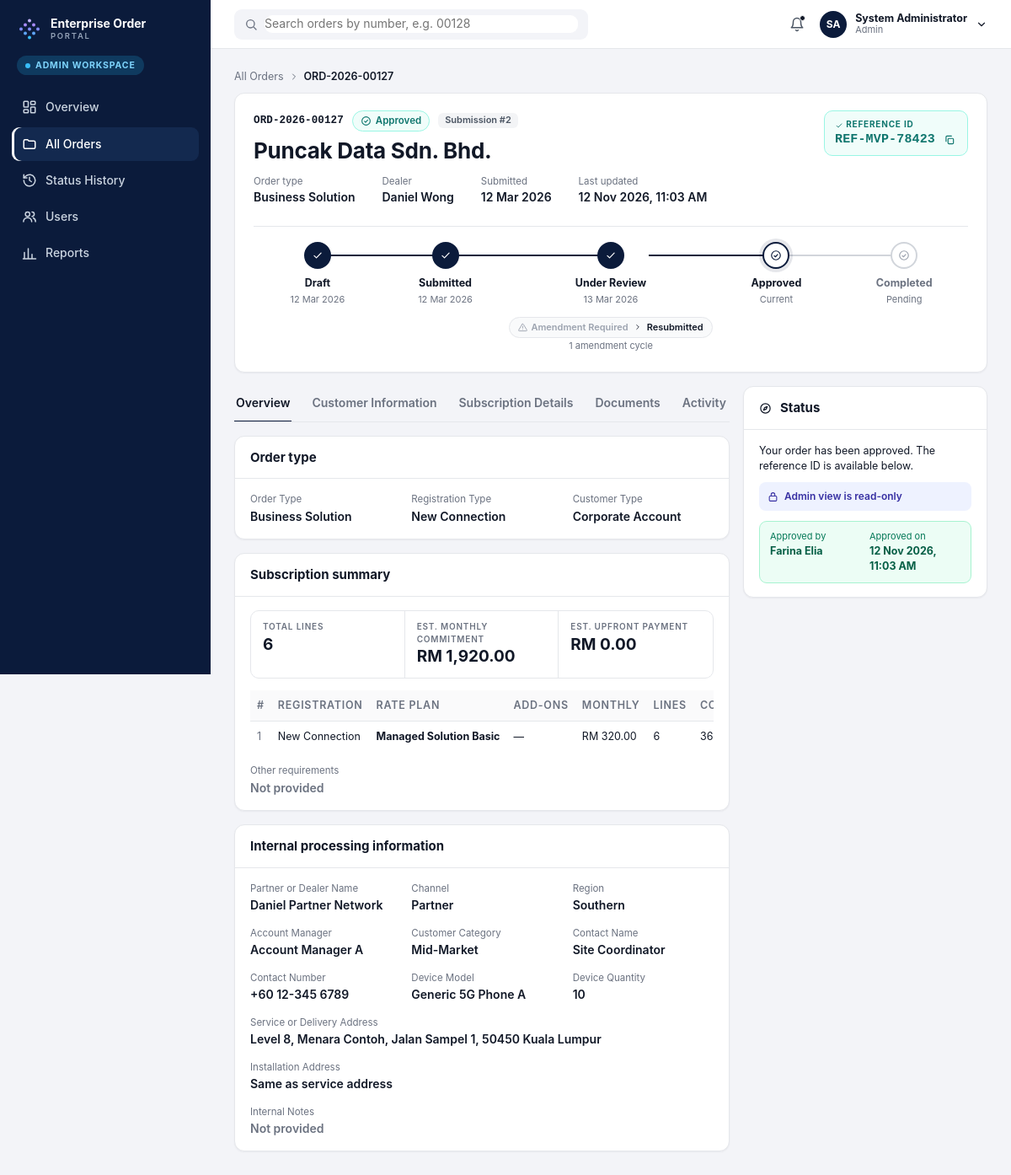
/admin/orders/ORD-2026-00127 (signed in), run on the app's committed database.
### tables this page shows
CREATE TABLE users (
    id      INTEGER PRIMARY KEY AUTOINCREMENT,
    name    TEXT NOT NULL,
    short_name TEXT NOT NULL,          -- how we greet them: 'Syufaiq'
    email   TEXT NOT NULL UNIQUE,
    role    TEXT NOT NULL,            -- 'dealer', 'processor' or 'admin'
    team    TEXT,
    region  TEXT,
    status  TEXT DEFAULT 'Active',
    last_active TEXT
);

CREATE TABLE orders (
    id                  INTEGER PRIMARY KEY AUTOINCREMENT,
    order_number        TEXT NOT NULL UNIQUE,      -- e.g. ORD-2026-00128
    dealer_id           INTEGER NOT NULL REFERENCES users(id),
    status              TEXT NOT NULL,
    order_type          TEXT,                      -- e.g. Mobile & Broadband (empty in a new draft)
    registration_type   TEXT,                      -- e.g. New Connection
    customer_type       TEXT DEFAULT 'Corporate Account',  -- or Corporate Individual
    created_at          TEXT NOT NULL,             -- 'YYYY-MM-DD HH:MM'
    updated_at          TEXT NOT NULL,
    submitted_at        TEXT,
    reference_id        TEXT,
    submissions         INTEGER NOT NULL DEFAULT 0,
    amendment_cycles    INTEGER NOT NULL DEFAULT 0,
    other_requirements  TEXT,

    -- Customer information
    company_name        TEXT,                      -- empty until step 2 is filled in
    brn                 TEXT,                      -- new business registration no.
    old_brn             TEXT,
    tin                 TEXT,                      -- tax identification no.
    sst_no              TEXT,
    existing_account_no TEXT,
    address             TEXT,
    city                TEXT,
    postcode            TEXT,
    contact_name        TEXT,
    contact_id_no       TEXT,
    contact_designation TEXT,
    contact_phone       TEXT,
    contact_email       TEXT,

    -- Internal processing information
    partner_name        TEXT,
    channel             TEXT,
    region              TEXT,
    account_manager     TEXT,
    customer_category   TEXT,
    site_contact_name   TEXT,
    site_contact_number TEXT,
    device_model        TEXT,
    device_quantity     INTEGER,
    service_address     TEXT,
    installation_address TEXT,
    internal_notes      TEXT,

    -- Amendment (only filled when a Processor returns the order)
    amendment_category  TEXT,
    amendment_reason    TEXT,
    amendment_sections  TEXT,                      -- comma separated
    amendment_by        TEXT,
    amendment_at        TEXT,
    amendment_due       TEXT,

    -- Approval / completion
    approved_by         TEXT,
    approved_at         TEXT,
    completed_by        TEXT,
    completed_at        TEXT
);

CREATE TABLE order_events (
    id        INTEGER PRIMARY KEY AUTOINCREMENT,
    order_id  INTEGER NOT NULL REFERENCES orders(id),
    title     TEXT NOT NULL,                       -- e.g. 'Order submitted'
    status    TEXT,                                -- status after the event
    actor     TEXT NOT NULL,
    actor_role TEXT NOT NULL,
    note      TEXT,
    category  TEXT,                                -- used by amendment events
    ts        TEXT NOT NULL
);

CREATE TABLE order_lines (
    id                INTEGER PRIMARY KEY AUTOINCREMENT,
    order_id          INTEGER NOT NULL REFERENCES orders(id),
    position          INTEGER NOT NULL,
    registration_type TEXT NOT NULL,
    rate_plan         TEXT NOT NULL,
    addons            TEXT,                        -- comma separated
    services          TEXT,                        -- comma separated
    monthly           REAL NOT NULL,               -- RM per line per month
    num_lines         INTEGER NOT NULL,
    contract_months   INTEGER NOT NULL,
    device_model      TEXT,
    device_qty        INTEGER DEFAULT 0,
    device_price      REAL DEFAULT 0,
    upfront           REAL DEFAULT 0,
    deposit           REAL DEFAULT 0,
    billing_type      TEXT DEFAULT 'E-Bill Itemised',
    fixed_ip          INTEGER DEFAULT 0,
    notes             TEXT
);

### portal/staff.py (the view)
@admin.route("/orders/<order_number>")
@login_required("admin")
def order_detail(order_number):
    order = _order_or_404(order_number)
    ctx = _detail_context(order, "admin.order_detail", can_act=False)
    ctx.update(active="all")
    return render_template("staff/order_detail.html", **ctx)

### portal/templates/staff/order_detail.html (shortened to what this page needs)
{% extends "base.html" %}
{% from "_macros.html" import icon, status_pill %}
{% block content %}
{% set home = 'processor.queue' if current_user.role == 'processor' else 'admin.all_orders' %}
<nav class="breadcrumb">
  <a href="{{ url_for(home) }}">{{ 'Work Queue' if current_user.role == 'processor' else 'All Orders' }}</a>
  {{ icon('chevron-right', 12) }} <b>{{ order.order_number }}</b>
</nav>
<section class="card order-head">
  <div class="order-head-top">
    <div>
      <div class="order-id">
        <span class="mono">{{ order.order_number }}</span>{{ status_pill(order.status) }}
        {% if order.submissions > 1 %}<span class="tag-grey">Submission #{{ order.submissions }}</span>{% endif %}
      </div>
      <h1>{{ order.company_name or 'Untitled' }}</h1>
      <dl class="meta">
        <div><dt>Order type</dt><dd>{{ order.order_type or '—' }}</dd></div>
        <div><dt>Dealer</dt><dd>{{ order.dealer_name }}</dd></div>
        <div><dt>Submitted</dt><dd>{{ order.submitted_at|date }}</dd></div>
        <div><dt>Last updated</dt><dd>{{ order.updated_at|dt }}</dd></div>
      </dl>
    </div>
    <div class="order-head-right">
      {% if order.reference_id %}
      <div class="ref-box has-ref"><small>{{ icon('check', 10) }} REFERENCE ID</small>
        <div class="ref-line"><span class="mono">{{ order.reference_id }}</span>
          <button type="button" class="icon-btn" data-copy="{{ order.reference_id }}" title="Copy">{{ icon('copy', 14) }}</button></div></div>
      {% else %}<div class="ref-box"><small>REFERENCE ID</small><div class="muted small">Issued on approval</div></div>{% endif %}
    </div>
  </div>
  {% include "dealer/_progress.html" %}
</section>
{% set tabs = [('overview', 'Overview'), ('customer', 'Customer Information'), ('subscription', 'Subscription Details'),
               ('documents', 'Documents'), ('activity', 'Activity History')] %}
<div class="detail-grid">
  <div class="detail-main">
    <div class="tabs">
      {% for key, label in tabs %}
      <a class="tab {{ 'active' if tab == key }}" href="{{ url_for(detail_endpoint, order_number=order.order_number, tab=key) }}">{{ label }}
        {% if key == 'activity' %}<span class="tab-count">{{ b.events|length }}</span>{% endif %}</a>
      {% endfor %}
    </div>
    {% if tab == 'overview' %}
      <section class="card"><div class="card-head"><h2>Order type</h2></div>
        <div class="card-body fields-3">
          <div><dt>Order Type</dt><dd>{{ order.order_type or '—' }}</dd></div>
          <div><dt>Registration Type</dt><dd>{{ order.registration_type or '—' }}</dd></div>
          <div><dt>Customer Type</dt><dd>{{ order.customer_type or '—' }}</dd></div>
        </div></section>
      {% include "dealer/_subscription.html" %}
      {% include "dealer/_internal.html" %}
    {% elif tab == 'customer' %}{% include "dealer/_customer.html" %}
    {% elif tab == 'subscription' %}{% include "dealer/_subscription.html" %}
    {% elif tab == 'documents' %}{% include "dealer/_documents.html" %}
    {% else %}{% include "dealer/_activity.html" %}{% endif %}
  </div>
  <aside class="detail-side">
    <section class="card">
      <div class="card-head side-head">{{ icon('compass', 15) }} <h2>{{ 'Review actions' if can_act else 'Status' }}</h2></div>
      <div class="card-body">
        <p class="small">{{ C.WHAT_HAPPENS_NEXT[order.status] if not can_act else {
          'Submitted': 'Start the review to take ownership of this order.',
          'Under Review': 'Check the details and documents, then approve or return the order.',
          'Amendment Required': 'The dealer must correct the order and resubmit it.',
          'Approved': 'Approved. Mark it completed once activation is confirmed.',
          'Completed': 'This order is finished. No further action.'}[order.status] }}</p>
        {% if not can_act %}<div class="info-chip">{{ icon('lock', 13) }} Admin view is read-only</div>{% endif %}
        {% if order.approved_by %}
        <div class="success-box two">
          <div><small>Approved by</small><b>{{ order.approved_by }}</b></div>
          <div><small>Approved on</small><b>{{ order.approved_at|dt }}</b></div>
        </div>{% endif %}
      </div>
    </section>
  </aside>
</div>
{% endblock %}

### portal/templates/base.html (shortened to what this page needs)
<!doctype html>
{% from "_macros.html" import icon, logo %}
<html lang="en">
<head>
  <link rel="stylesheet" href="{{ url_for('static', filename='css/app.css') }}">
</head>
<body>
{% block body %}
<div class="app">
  <aside class="sidebar">
    <a class="brand" href="{{ url_for('auth.index') }}">
      {{ logo(30) }}
      <span class="brand-text"><b>Enterprise Order</b><small>PORTAL</small></span>
    </a>
    <div class="workspace-badge"><span class="dot"></span>{{ workspace_label }}</div>
    <nav class="nav">
      {% for key, label, icon_name, url, badge in nav_items %}
      <a class="nav-item {% if key == active %}active{% endif %}" href="{{ url }}">
        {{ icon(icon_name, 18) }}<span>{{ label }}</span>
      </a>
      {% endfor %}
    </nav>
  </aside>
  <div class="main">
    <header class="topbar">
      {% if current_user.role == 'dealer' %}
      <form class="search" action="{{ url_for('dealer.search') }}" method="get" role="search">
        {{ icon('search', 16) }}
        <input type="search" name="q" placeholder="Search my orders by number, e.g. 00128" aria-label="Search orders">
      </form>
      {% else %}
      <div class="search">
        {{ icon('search', 16) }}
        <input type="search" placeholder="Search orders by number, e.g. 00128" disabled aria-label="Search orders">
      </div>
      {% endif %}
      <div class="topbar-right">
        <span class="bell">{{ icon('bell', 18) }}<i class="bell-dot"></i></span>
        <details class="user-menu">
          <summary>
            <span class="avatar">{{ current_user.name|initials }}</span>
            <span class="user-text"><b>{{ current_user.name }}</b><small>{{ current_user.role|capitalize }}</small></span>
            {{ icon('chevron-down', 14) }}
          </summary>
        </details>
      </div>
    </header>
    <main class="content">
      {% block content %}{% endblock %}
    </main>
  </div>
</div>
{% endblock %}
</body>
</html>

### portal/templates/_macros.html (shortened to what this page needs)
{% macro icon(name, size=16) -%}
<svg class="icon" width="{{ size }}" height="{{ size }}" viewBox="0 0 24 24" fill="none" stroke="currentColor" stroke-width="2" stroke-linecap="round" stroke-linejoin="round" aria-hidden="true">{{ paths.get(name, '')|safe }}</svg>
{%- endmacro %}
{% macro status_pill(status) -%}
<span class="pill pill-{{ status|slug }}">{{ icon(status_icon_name(status)|trim, 13) }}{{ status }}</span>
{%- endmacro %}
{% macro logo(size=28) -%}
<svg width="{{ size }}" height="{{ size }}" viewBox="0 0 24 24" aria-hidden="true">
  <circle cx="12" cy="3.5" r="1.6" fill="#c4b5fd"/>
  <circle cx="8" cy="7.5" r="1.6" fill="#a78bfa"/><circle cx="16" cy="7.5" r="1.6" fill="#a78bfa"/>
  <circle cx="4" cy="11.5" r="1.6" fill="#818cf8"/><circle cx="12" cy="11.5" r="1.6" fill="#818cf8"/><circle cx="20" cy="11.5" r="1.6" fill="#818cf8"/>
  <circle cx="8" cy="15.5" r="1.6" fill="#60a5fa"/><circle cx="16" cy="15.5" r="1.6" fill="#60a5fa"/>
  <circle cx="12" cy="19.5" r="1.6" fill="#38bdf8"/>
</svg>
{%- endmacro %}

### portal/templates/dealer/_progress.html
{% from "_macros.html" import icon %}
  {% set step_icons = {'Draft': 'pencil', 'Submitted': 'send', 'Under Review': 'scan', 'Approved': 'check-circle', 'Completed': 'check-circle'} %}
  <ol class="stepper">
    {% for s in b.steps %}
    <li class="step step-{{ s.state }}">
      <span class="step-dot">
        {% if s.state == 'done' %}{{ icon('check', 14) }}{% else %}{{ icon(step_icons[s.name], 14) }}{% endif %}
      </span>
      <b>{{ s.name }}</b>
      <small>
        {% if s.state == 'done' and s.date %}{{ s.date|date }}
        {% elif s.state == 'current' %}Current
        {% else %}Pending{% endif %}
      </small>
      {% if s.name == 'Under Review' and order.amendment_cycles > 0 %}
        <span class="step-sub {{ 'open' if order.status == 'Amendment Required' else 'closed' }}">
          <span class="a">{{ icon('alert', 11) }} Amendment Required</span>
          {{ icon('chevron-right', 10) }}
          <span class="b">Resubmitted</span>
        </span>
        <small class="step-sub-note">
          {% if order.status == 'Amendment Required' %}Awaiting Dealer correction
          {% else %}{{ order.amendment_cycles }} amendment cycle{{ 's' if order.amendment_cycles != 1 }}{% endif %}
        </small>
      {% endif %}
    </li>
    {% endfor %}
  </ol>

### portal/templates/dealer/_subscription.html (shortened to what this page needs)
{% from "_macros.html" import icon %}
{% set flagged = order.status == 'Amendment Required' and 'Subscription Details' in b.amend_sections %}
<section class="card {{ 'card-amend' if flagged }}">
  <div class="card-head">
    <h2>Subscription summary</h2>
  </div>
  <div class="card-body">
    <div class="kpis">
      <div><small>TOTAL LINES</small><b>{{ b.total_lines }}</b></div>
      <div><small>EST. MONTHLY COMMITMENT</small><b>{{ b.monthly|money }}</b></div>
      <div><small>EST. UPFRONT PAYMENT</small><b>{{ b.upfront|money }}</b></div>
    </div>
    <div class="table-scroll">
      <table class="table table-compact">
        <thead>
          <tr>
            <th>#</th><th>Registration</th><th>Rate plan</th><th>Add-ons</th>
            <th>Monthly</th><th>Lines</th><th>Contract</th><th>Device</th>
          </tr>
        </thead>
        <tbody>
          {% for l in b.lines %}
          <tr>
            <td class="muted">{{ loop.index }}</td>
            <td>{{ l.registration_type }}</td>
            <td><b>{{ l.rate_plan }}</b></td>
            <td>{{ l.addons or '—' }}</td>
            <td>{{ l.monthly|money }}</td>
            <td>{{ l.num_lines }}</td>
            <td>{{ l.contract_months }} Months</td>
          </tr>
          {% endfor %}
        </tbody>
      </table>
    </div>
    <div class="field-block">
      <dt>Other requirements</dt>
      <dd>{% if order.other_requirements %}{{ order.other_requirements }}{% else %}<span class="muted">Not provided</span>{% endif %}</dd>
    </div>
  </div>
</section>

### portal/templates/dealer/_internal.html (shortened to what this page needs)
<section class="card">
  <div class="card-head"><h2>Internal processing information</h2></div>
  <div class="card-body">
    <div class="fields-3">
      <div><dt>Partner or Dealer Name</dt><dd>{{ order.partner_name or '—' }}</dd></div>
      <div><dt>Channel</dt><dd>{{ order.channel or '—' }}</dd></div>
      <div><dt>Region</dt><dd>{{ order.region or '—' }}</dd></div>
      <div><dt>Account Manager</dt><dd>{{ order.account_manager or '—' }}</dd></div>
      <div><dt>Customer Category</dt><dd>{{ order.customer_category or '—' }}</dd></div>
      <div><dt>Contact Name</dt><dd>{{ order.site_contact_name or '—' }}</dd></div>
      <div><dt>Contact Number</dt><dd>{{ order.site_contact_number or '—' }}</dd></div>
      <div><dt>Device Model</dt><dd>{{ order.device_model or '—' }}</dd></div>
      <div><dt>Device Quantity</dt><dd>{{ order.device_quantity if order.device_quantity is not none else '—' }}</dd></div>
    </div>
    <div class="field-block"><dt>Service or Delivery Address</dt><dd>{{ order.service_address or '—' }}</dd></div>
    <div class="field-block"><dt>Installation Address</dt><dd>{{ order.installation_address or 'Same as service address' }}</dd></div>
    <div class="field-block"><dt>Internal Notes</dt>
      <dd>{% if order.internal_notes %}{{ order.internal_notes or '—' }}{% else %}<span class="muted">Not provided</span>{% endif %}</dd></div>
  </div>
</section>

### data on the page
users: name|initials "SA", name "System Administrator", role "Admin", role "All Orders"
orders: order_number "ORD-2026-00127", status "Approved", submissions "2", company_name "Puncak Data Sdn. Bhd.", order_type "Business Solution", submitted_at "12 Mar 2026", updated_at|dt "12 Nov 2026, 11:03 AM", reference_id "REF-MVP-78423", {{ size }} 14 (drawn), name "Draft", date "12 Mar 2026", amendment_cycles "1", registration_type "New Connection", customer_type "Corporate Account", partner_name "Daniel Partner Network", channel "Partner", region "Southern", account_manager "Account Manager A", customer_category "Mid-Market", site_contact_name "Site Coordinator", site_contact_number "+60 12-345 6789", device_model "Generic 5G Phone A", device_quantity "10", service_address "Level 8, Menara Contoh, Jalan Sampel 1, 50450 Kuala Lumpur", status "Your order has been approved. The reference ID is available below.", approved_by "Farina Elia", approved_at|dt "12 Nov 2026, 11:03 AM"
users: dealer_name "Daniel Wong"
order_events: {{ size }} 14 (drawn), name "Submitted", date "12 Mar 2026"
order_events: {{ size }} 14 (drawn), name "Under Review", date "13 Mar 2026"
order_events: {{ size }} 14 (drawn), name "Approved", shows "Current"
order_lines: registration_type "New Connection", rate_plan "Managed Solution Basic", addons "—", monthly "RM 320.00", num_lines "6", contract_months "36…"

### other printed values
{{ workspace_label }} "ADMIN WORKSPACE"
{{ label }} "Overview" "All Orders" "Status History" "Users" "Reports"
{{ s.name }} "Completed"
{{ label }} "Overview" "Customer Information" "Subscription Details" "Documents" "Activity…"
{{ b.total_lines }} "6"
{{ b.monthly|money }} "RM 1,920.00"
{{ b.upfront|money }} "RM 0.00"
{{ order.installation_address or 'Same as service address' }} "Same as service address"
{{ 'Review actions' if can_act else 'Status' }} "Status"
